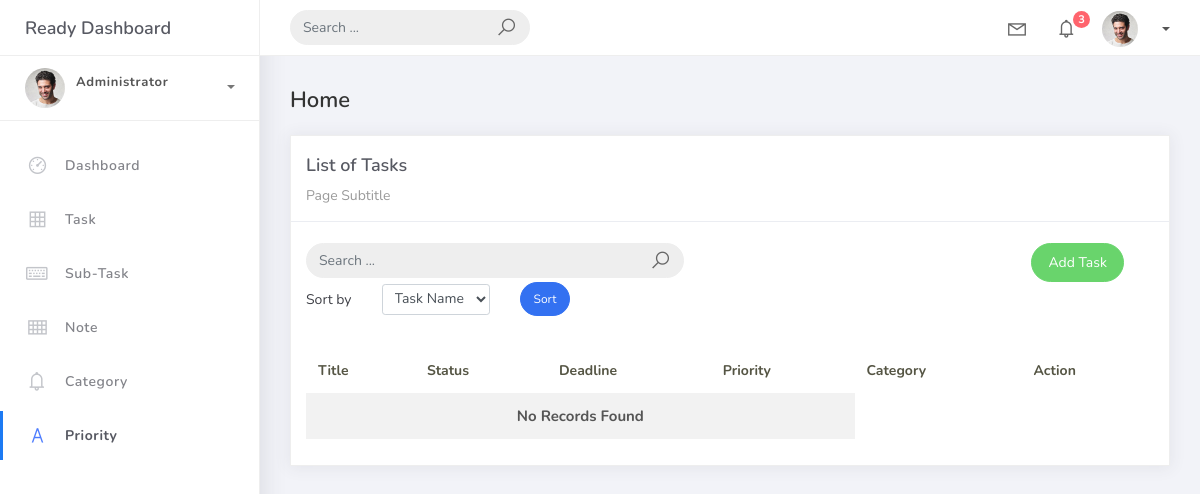
The app's page /task_list, older data.
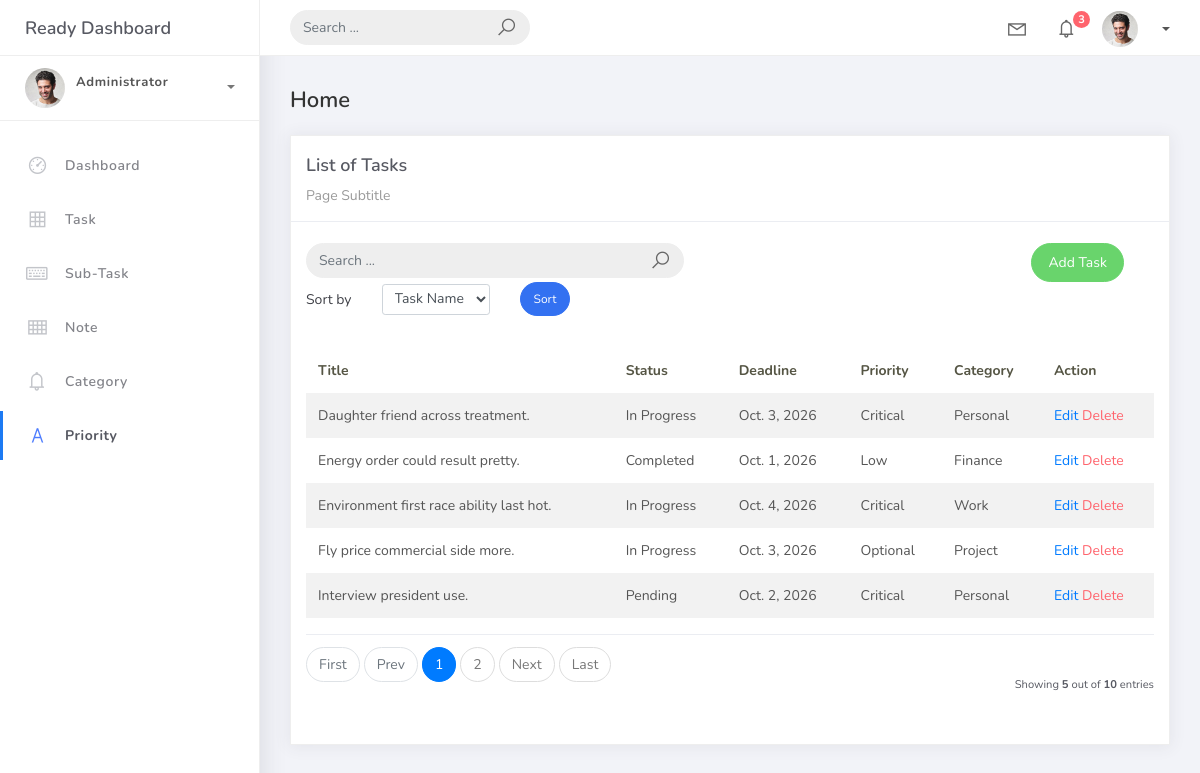
The same page, newer data.
### hangarin/models.py (models this page shows, shortened)
class BaseModel(models.Model):
    created_at = models.DateTimeField(auto_now_add=True, db_index=True)
    updated_at = models.DateTimeField(auto_now=True)
    class Meta:
        abstract = True

class Task(BaseModel):
    task_name = models.CharField(max_length=150)
    task_description = models.TextField(max_length=200)
    task_deadline = models.DateField()
    task_status = models.CharField(max_length=50,choices=[("Pending", "Pending"),("In Progress ", "In Progress"),("Completed", "Completed"), ],default="pending")
    task_category = models.ForeignKey(Category, on_delete=models.CASCADE)
    task_priority = models.ForeignKey(Priority, on_delete=models.CASCADE)

class Priority(BaseModel):
    priority_name = models.CharField(max_length=150)
    class Meta:
        verbose_name = "Priority"
        verbose_name_plural = "Priorities"
    def __str__(self):
        return self.priority_name

class Category(BaseModel):
    category_name = models.CharField(max_length=150)
    class Meta:
        verbose_name = "Category"
        verbose_name_plural = "Categories"
    def __str__(self):
            return self.category_name

### hangarin/views.py (the view, shortened to what this page needs)
# urls.py: path('task_list', TaskListView.as_view(), name='task-list'),
class TaskListView(ListView):
    model = Task
    context_object_name = 'task'
    template_name = "task_list.html"
    paginate_by = 5
    ordering = ["task_name"]
    def get_queryset(self):
        qs = super().get_queryset()
        query = self.request.GET.get('q')
        return qs
    def get_ordering(self):
            allowed = ["task_name", "task_priority__priority_name", "task_category__category_name"]
            sort_by = self.request.GET.get("sort_by")
            if sort_by in allowed:
                return sort_by
            return "task_name"

### templates/task_list.html (shortened to what this page needs)
{% extends 'base.html' %} {% load static %} {% block content %}
<div class="content">
    <div class="container-fluid">
        <h4 class="page-title">Home</h4>
        <div class="row">
            <div class="col-md-12">
                <div class="card">
                    <div class="card-header">
                        <div class="card-title">List of Tasks</div>
                        <div class="card-category">Page Subtitle</div>
                    </div>
                    <br />
                    <div class="col-md-12 row">
                        <div class="col-md-6">
                            <form class="navbar-left navbar-form nav-search mr-md-3" action="{% url 'task-list'%}">
                                <div class="input-group">
                                    <input type="text" placeholder="Search ..." class="form-control" name="q" />
                                    <div class="input-group-append">
                                        <span class="input-group-text">
                                            <i class="la la-search search-icon"></i>
                                        </span>
                                    </div>
                                </div>
                            </form>
                        </div>
                        <div class="col-md-6">
                            <div class="pull-right">
                                <a href="{% url 'task-add' %}" class="btn btn-success btn-rounded">Add
                                    Task</a>
                            </div>
                        </div>
                    </div>
                    <div class="col-md-12">
                        <form method="get" class="row g-2 align-items-center">
                            <div class="col-auto">
                                <label for="smallSelect" class="col-form-label">Sort by</label>
                            </div>
                            <div class="col-auto">
                                <select class="form-control form-control-sm" id="smallSelect" name="sort_by">
                                    <option value="task_name" {% if request.GET.sort_by == "task_name" %}selected{% endif %}>Task Name</option>
                                </select>
                            </div>
                            <div class="col-auto">
                                <button type="submit" class="btn btn-primary btn-sm btn-rounded">Sort</button>
                            </div>
                        </form>
                    </div>
                    <div class="card-body">
                        <table class="table table-striped mt-3">
                            <thead>
                                <tr>
                                    <th scope="col">Title</th>
                                    <th scope="col">Status</th>
                                    <th scope="col">Deadline</th>
                                    <th scope="col">Priority</th>
                                    <th scope="col">Category</th>
                                    <th scope="col">Action</th>
                                </tr>
                            </thead>
                            <tbody>
                                {% for object in object_list %}
                                <tr>
                                    <td>{{ object.task_name}}</td>
                                    <td>{{ object.task_status}}</td>
                                    <td>{{ object.task_deadline}}</td>
                                    <td>{{ object.task_priority}}</td>
                                    <td>{{ object.task_category}}</td>
                                    <td>
                                        <a href="task_list/{{ object.id }}">Edit</a>
                                        <a href="task_list/{{ object.id }}/delete"
                                            class="text-danger">Delete</a>
                                    </td>
                                </tr>
                                {% empty %}
                                <tr>
                                    <td colspan="4" style="text-align: center">
                                        <p class="text-sm font-weight-bold mb-0">No Records Found</p>
                                    </td>
                                </tr>
                                {% endfor %}
                            </tbody>
                        </table>
                        {% include 'includes/pagination.html' %}
                    </div>
                </div>
            </div>
        </div>
        {% endblock %}

### templates/base.html (shortened to what this page needs)
{% load static %}
{% load pwa %}
<!DOCTYPE html>
<html>
<head>
	<link rel="stylesheet" href="{% static 'css/bootstrap.min.css' %}">
	<link rel="stylesheet" href="{% static 'css/ready.css' %}">
	<link rel="stylesheet" href="{% static 'css/demo.css' %}">
</head>
<body>
	<div class="wrapper">
		<div class="main-header">
			<div class="logo-header">
				<a href="index.html" class="logo">
					Ready Dashboard
				</a>
			</div>
			<nav class="navbar navbar-header navbar-expand-lg">
				<div class="container-fluid">
					<form class="navbar-left navbar-form nav-search mr-md-3" action="">
						<div class="input-group">
							<input type="text" placeholder="Search ..." class="form-control">
							<div class="input-group-append">
								<span class="input-group-text">
									<i class="la la-search search-icon"></i>
								</span>
							</div>
						</div>
					</form>
					<ul class="navbar-nav topbar-nav ml-md-auto align-items-center">
						<li class="nav-item dropdown hidden-caret">
							<a class="nav-link dropdown-toggle" href="#" id="navbarDropdown" role="button" data-toggle="dropdown" aria-haspopup="true" aria-expanded="false">
								<i class="la la-envelope"></i>
							</a>
						</li>
						<li class="nav-item dropdown hidden-caret">
							<a class="nav-link dropdown-toggle" href="#" id="navbarDropdown" role="button" data-toggle="dropdown" aria-haspopup="true" aria-expanded="false">
								<i class="la la-bell"></i>
								<span class="notification">3</span>
							</a>
						</li>
						<li class="nav-item dropdown">
							<a class="dropdown-toggle profile-pic" data-toggle="dropdown" href="#" aria-expanded="false"> <img src="{% static 'img/profile.jpg' %}" alt="user-img" width="36" class="img-circle"> <span>{{ request.user.username }}</span></span> </a>
							</li>
						</ul>
					</div>
				</nav>
			</div>
			<div class="sidebar">
				<div class="scrollbar-inner sidebar-wrapper">
					<div class="user">
						<div class="photo">
							<img src="{% static 'img/profile.jpg' %}">
						</div>
						<div class="info">
							<a class="" data-toggle="collapse" href="#collapseExample" aria-expanded="true">
								<span>
									<span class="user-level">Administrator</span>
									<span class="caret"></span>
								</span>
							</a>
							<div class="clearfix"></div>
						</div>
					</div>
					<ul class="nav">
						<li class="nav-item">
							<a href="{% url 'home' %}">
								<i class="la la-dashboard"></i>
								<p>Dashboard</p>
							</a>
						</li>
						<li class="nav-item">
							<a href="{% url 'task-list' %}">
								<i class="la la-table"></i>
                                <p>Task</p>
							</a>
						</li>
						<li class="nav-item">
							<a href="{% url 'subtask-list' %}">
								<i class="la la-keyboard-o"></i>
								<p>Sub-Task</p>
							</a>
						</li>
						<li class="nav-item">
							<a href="{% url 'note-list' %}">
								<i class="la la-th"></i>
							    <p>Note</p>
							</a>
						</li>
						<li class="nav-item">
							<a href="{% url 'category-list' %}">
								<i class="la la-bell"></i>
								<p>Category</p>
							</a>
						</li>
						<li class="nav-item active">
							<a href="{% url 'priority-list' %}">
								<i class="la la-font"></i>
								<p>Priority</p>
							</a>
						</li>
					</ul>
				</div>
			</div>
			<div class="main-panel">
                {% block content %}
                {% endblock %}
			</div>
		</div>
	</div>
</body>
</html>

### templates/includes/pagination.html (shortened to what this page needs)
{% if is_paginated %}
<div class="card-footer px-0 border-0 d-flex flex-column flex-lg-row align-items-center justify-content-between mt-3">
    <nav aria-label="Topics pagination" class="mb-4">
        <ul class="pagination">
            {% if page_obj.number > 1 %}
            <li class="page-item">
                <a class="page-link" href="?page=1">First</a>
            </li>
            {% else %}
            <li class="page-item disabled">
                <span class="page-link">First</span>
            </li>
            {% endif %}
            {% if page_obj.has_previous %}
            <li class="page-item">
                <a class="page-link" href="?page={{ page_obj.previous_page_number }}">Prev</a>
            </li>
            {% else %}
            <li class="page-item disabled">
                <span class="page-link">Prev</span>
            </li>
            {% endif %}
            {% for page_num in paginator.page_range %}
                {% if page_obj.number == page_num %}
                <li class="page-item active">
                    <span class="page-link">
                        {{ page_num }}
                    </span>
                </li>
                {% elif page_num > page_obj.number|add:'-3' and page_num < page_obj.number|add:'3' %}
                <li class="page-item">
                    <a class="page-link" href="?page={{ page_num }}">{{ page_num }}</a>
                </li>
                {% endif %}
            {% endfor %}
            {% if page_obj.has_next %}
            <li class="page-item">
                <a class="page-link" href="?page={{ page_obj.next_page_number }}">Next</a>
            </li>
            {% else %}
            <li class="page-item disabled">
                <span class="page-link">Next</span>
            </li>
            {% endif %}
            {% if page_obj.number != paginator.num_pages %}
            <li class="page-item">
                <a class="page-link" href="?page={{ paginator.num_pages }}">Last</a>
            </li>
            {% else %}
            <li class="page-item disabled">
                <span class="page-link">Last</span>
            </li>
            {% endif %}
        </ul>
    </nav>
    <div class="fw-normal small mt-4 mt-lg-0">
        Showing <b>{{ object_list.count }}</b> out of
        <b>{{ paginator.count }}</b> entries
    </div>
</div>
{% endif %}

Row changes from the older to the newer data that the page shows:
added Task: task_name "Daughter friend across treatment.", task_status "In Progress", task_deadline "Oct. 3, 2026", task_priority "Critical", task_category "Personal"
added Task: task_name "Energy order could result pretty.", task_status "Completed", task_deadline "Oct. 1, 2026", task_priority "Low", task_category "Finance"
added Task: task_name "Environment first race ability last hot.", task_status "In Progress", task_deadline "Oct. 4, 2026", task_priority "Critical", task_category "Work"
added Task: task_name "Fly price commercial side more.", task_status "In Progress", task_deadline "Oct. 3, 2026", task_priority "Optional", task_category "Project"
added Task: task_name "Interview president use.", task_status "Pending", task_deadline "Oct. 2, 2026", task_priority "Critical", task_category "Personal"
Text that changed along with them:
{{ object_list.count }}: (not shown) → "5"
{{ paginator.count }}: (not shown) → "10"
text no longer shown: "No Records Found"
text now shown: "First Prev Next Last Showing out of entries"
new list line: "1"
new list line: "2"
